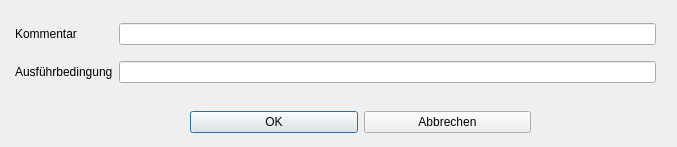
<?xml version="1.0" encoding="UTF-8"?>
<ui version="4.0">
 <class>Dialog_kommentar_nc</class>
 <widget class="QDialog" name="Dialog_kommentar_nc">
  <property name="geometry">
   <rect>
    <x>0</x>
    <y>0</y>
    <width>677</width>
    <height>147</height>
   </rect>
  </property>
  <property name="windowTitle">
   <string>Dialog</string>
  </property>
  <widget class="QWidget" name="">
   <property name="geometry">
    <rect>
     <x>190</x>
     <y>110</y>
     <width>341</width>
     <height>25</height>
    </rect>
   </property>
   <layout class="QHBoxLayout" name="horizontalLayout">
    <item>
     <widget class="QPushButton" name="btn_ok">
      <property name="text">
       <string>OK</string>
      </property>
      <property name="default">
       <bool>true</bool>
      </property>
     </widget>
    </item>
    <item>
     <widget class="QPushButton" name="btn_abbrechen">
      <property name="text">
       <string>Abbrechen</string>
      </property>
      <property name="autoDefault">
       <bool>false</bool>
      </property>
     </widget>
    </item>
   </layout>
  </widget>
  <widget class="QWidget" name="">
   <property name="geometry">
    <rect>
     <x>15</x>
     <y>13</y>
     <width>641</width>
     <height>81</height>
    </rect>
   </property>
   <layout class="QGridLayout" name="gridLayout">
    <item row="1" column="1">
     <widget class="QLineEdit" name="lineEdit_afb"/>
    </item>
    <item row="1" column="0">
     <widget class="QLabel" name="label_12">
      <property name="text">
       <string>Ausführbedingung</string>
      </property>
     </widget>
    </item>
    <item row="0" column="1">
     <widget class="QLineEdit" name="lineEdit_kom"/>
    </item>
    <item row="0" column="0">
     <widget class="QLabel" name="label">
      <property name="text">
       <string>Kommentar</string>
      </property>
     </widget>
    </item>
   </layout>
  </widget>
 </widget>
 <tabstops>
  <tabstop>lineEdit_kom</tabstop>
  <tabstop>lineEdit_afb</tabstop>
  <tabstop>btn_ok</tabstop>
  <tabstop>btn_abbrechen</tabstop>
 </tabstops>
 <resources/>
 <connections/>
</ui>
